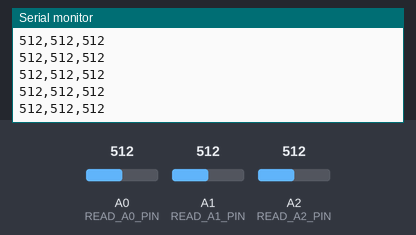
This sketch was run on a simulated ATtiny85, built with avr-gcc and run on an emulated ATtiny85. Shown: the last lines printed to the serial monitor. The test bench sets the inputs (shaded band); at power-on: A0 (READ_A0_PIN) = 512, A1 (READ_A1_PIN) = 512, A2 (READ_A2_PIN) = 512.

Above: at 1.2 s.
1.3 s: A0 (READ_A0_PIN) set to 716
At 1.9 s:
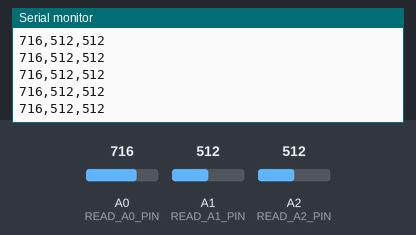
2.8 s: A1 (READ_A1_PIN) set to 716
At 3.9 s:
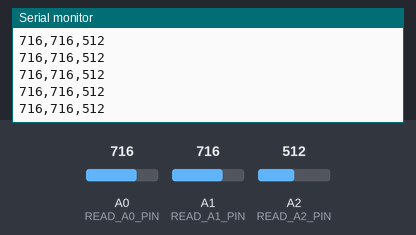
4.3 s: A2 (READ_A2_PIN) set to 716
At 5.4 s:
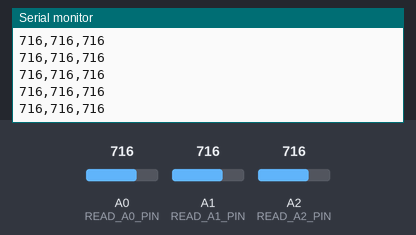
5.8 s: A0 (READ_A0_PIN) set to 900
At 6.7 s:
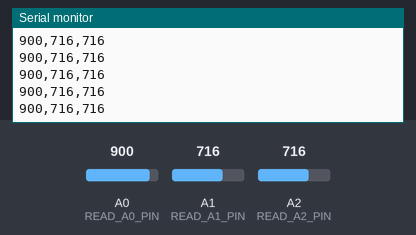
7.3 s: A1 (READ_A1_PIN) set to 900
At 7.9 s:
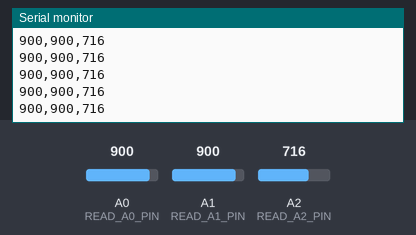
8.8 s: A2 (READ_A2_PIN) set to 900
At 9.6 s:
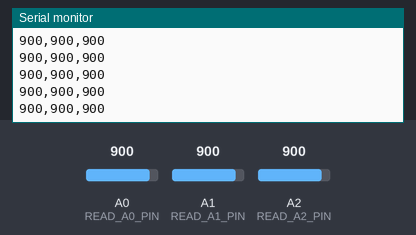
Timing chart, 0 to 11.3 s (numbered marks = the images above; inputs shaded):
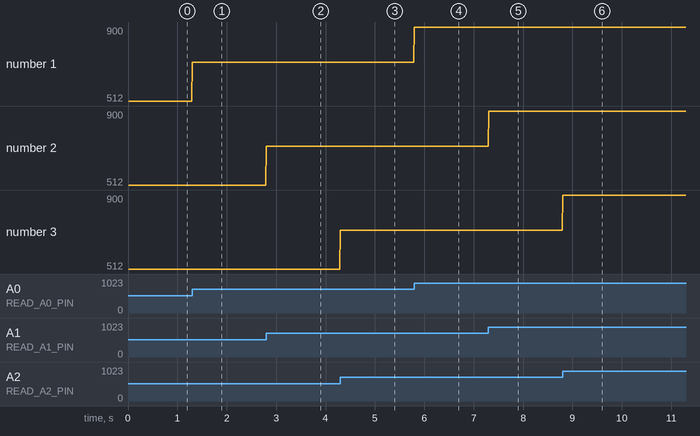

Measured:
- after the input at 1.3 s, the serial monitor: prints a new line at once (image 1)
- after the input at 2.8 s, the serial monitor: prints a new line at once (image 2)
- after the input at 4.3 s, the serial monitor: prints a new line at once (image 3)
- after the input at 5.8 s, the serial monitor: prints a new line at once (image 4)
- after the input at 7.3 s, the serial monitor: prints a new line at once (image 5)
- after the input at 8.8 s, the serial monitor: prints a new line at once (image 6)
- plotted number 1: 512 → 716 after the input at 1.3 s, 716 → 900 after the input at 5.8 s

The sketch:

_30_ATTINY_pwmGraphicGeneration.ino
```cpp
// (licence header left out)
/* Three PWM Outputs */

// ATtiny85 outputs
#include <FlexiTimer2.h>                // use timer for sampling to get even time base for data

const int READ_A0_PIN = A0;
const int READ_A1_PIN = A1;
const int READ_A2_PIN = A2;


int inverted_value = 0;

void setup() {
  Serial.begin(115200);                 // initialize serial communications (to match that used by PlotNValues.pde)
  pinMode(READ_A0_PIN, INPUT);
  pinMode(READ_A1_PIN, INPUT);
  pinMode(READ_A2_PIN, INPUT);

  FlexiTimer2::set(10, sample);
  FlexiTimer2::start();
}

void loop() {
  //wait interruptions
}

// sample values and pipe to processing
void sample() {
  String result = "";
  Serial.println(result + analogRead(READ_A0_PIN) + "," + analogRead(READ_A1_PIN) + "," + analogRead(READ_A2_PIN));
}
```
